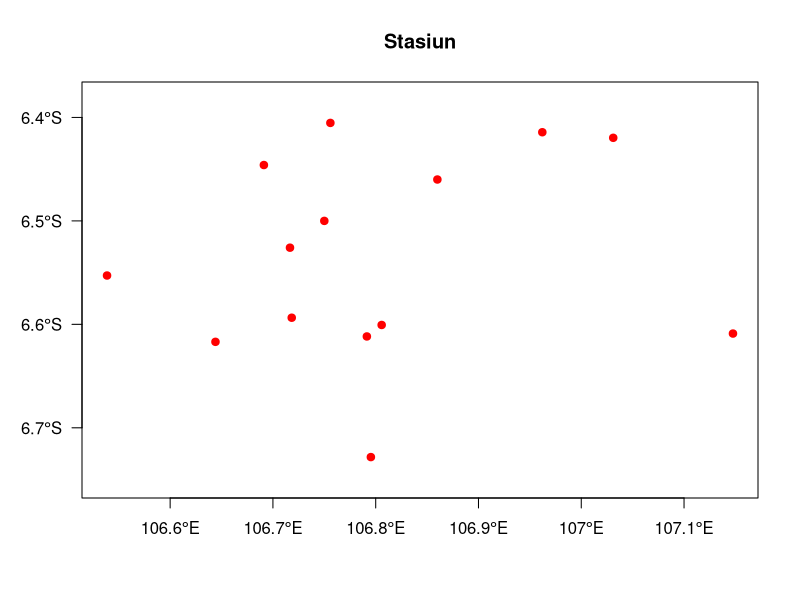
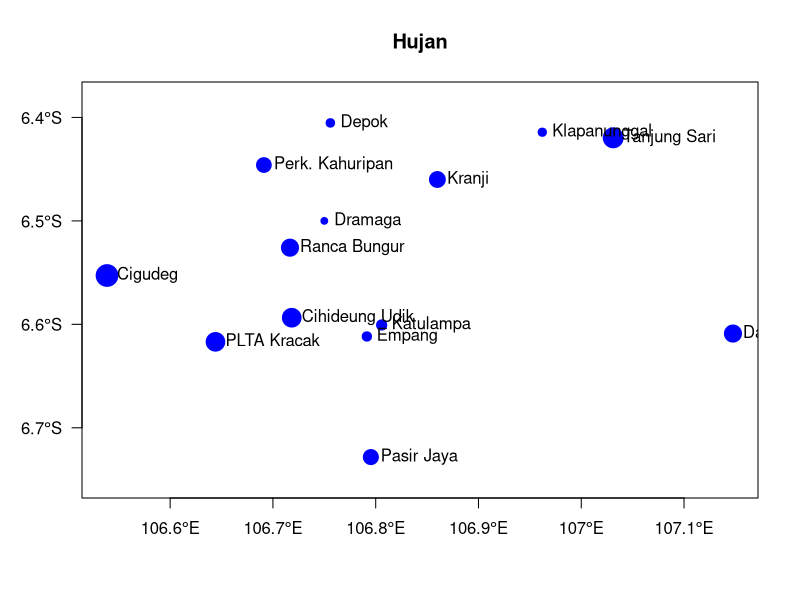

Recreate these plots in R, in order.
stat <- read.csv('sta.csv', header = TRUE)
stat


library(sp)
stap <- SpatialPoints(cbind(stat$lon,stat$lat),proj4string = CRS('+proj=longlat +datum=WGS84'))
showDefault(stap)

# visualisasi posisi stasiun pada koordinatnya
plot(stap, col = 'red', pch=20, cex=1.5, axes = TRUE, las = 1, main = 'Stasiun')


# membuat data hujan secara random
prec <- runif(nrow(stat), min=0, max=100)
df <- data.frame(ID=1:nrow(stat), sta=as.character(stat$sta), precip=prec)
df

# memasukkan data.frame ke dalam vector titik stasiun
stap_df <- SpatialPointsDataFrame(stap, data=df)
showDefault(stap_df)


# visualisasi besaran hujan pada titik lokasi stasiun
plot(stap_df, col = 'blue', pch=20,  cex=1+precip/20, axes = TRUE, las = 1, main = 'Hujan')
text(stap_df, stap_df$sta, pos = 4)
